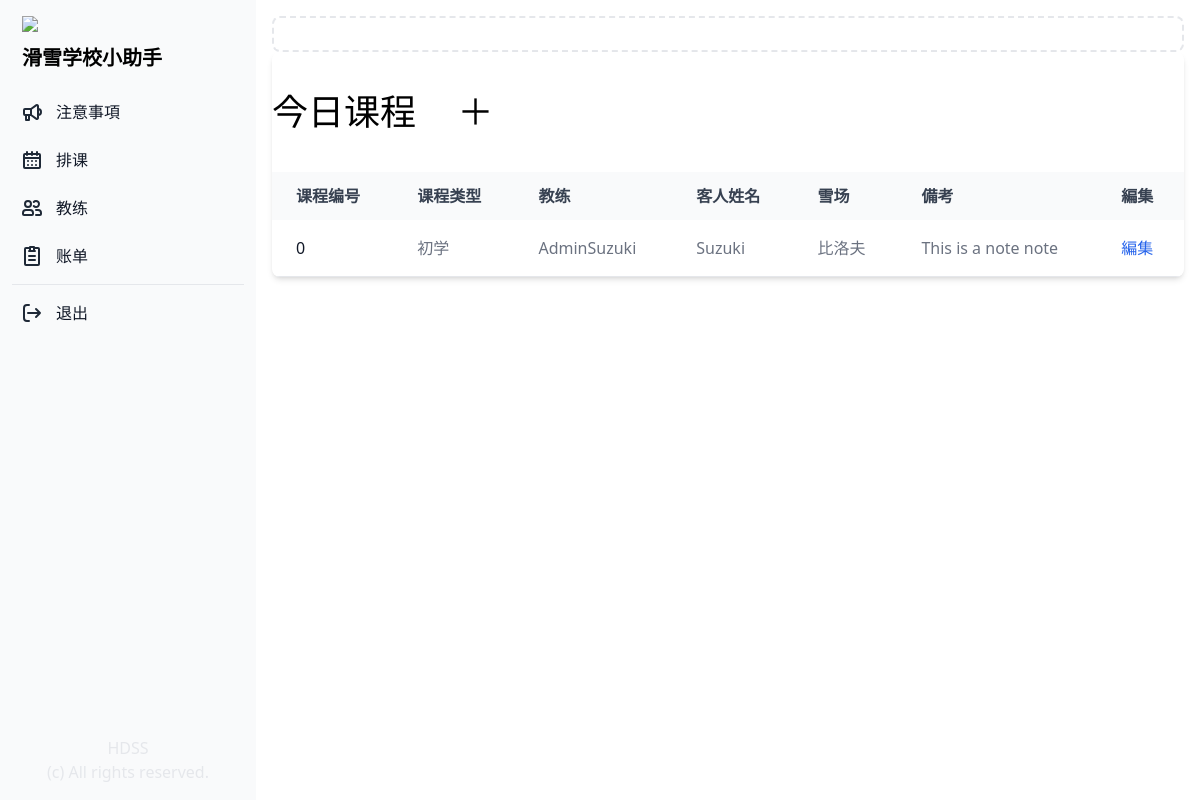
The app's page /schedule/ (signed in) with its own data.
### manager/models.py (models this page shows, shortened)
class Lesson(models.Model):
    PAYMENT_TYPES = (
        ('現金','現金'),
        ('刷卡', '刷卡'),
        ('電子支付', '電子支付'),
        ('未支付', '未支付'),
        )
    PLACE = (
        ('比洛夫', '比洛夫'),
        ('花园', '花园'),
        ('安努', '安努'),
        ('莫伊哇', '莫伊哇'),
        ('留寿都', '留寿都'),
        ('喜乐乐', '喜乐乐'),
        ('其他', '其他'),
    )
    LESSON_TYPE = (
        ('初学', '初学'),
        ('初级', '初级'),
        ('中级', '中级'),
        ('上级', '上级'),
        ('导滑', '导滑'),
    )
    lesson_number = models.IntegerField("课次", blank=False, null=True, default=0)
    instructors = models.ManyToManyField(Profile, related_name="instructors", blank=False)
    client = models.CharField("客人姓名", max_length=255)
    lesson_type = models.CharField("课程类型", max_length=50, choices=LESSON_TYPE, default='初学')
    address = models.CharField("酒店", max_length=255)
    place = models.CharField("雪场", max_length=50, choices=PLACE, default='比洛夫')
    payment_type = models.CharField("付款方式", max_length=50, choices=PAYMENT_TYPES, default='未支付')
    payment_amount = models.DecimalField("付款金額", max_digits=10, decimal_places=2, blank=True, null=True)
    payment_date = models.DateTimeField("付款日", blank=True, null=True)
    note = models.CharField("備考", max_length=255, blank=True, null=True)
    start_date = models.DateTimeField("開始日")
    end_date = models.DateTimeField("終了日")
    start_time = models.TimeField("開始時間", blank=True, null=True)
    end_time = models.TimeField("終了時間", blank=True, null=True)
    finished = models.BooleanField("終了", default=False)
    date_created = models.DateTimeField("作成日", auto_now_add=True)

class Profile(models.Model):
    COLORS = (
        ('#808080', '灰色'),
        ('#ff6961', '赤色'),
        ('#ffb480', '橙色'),
        ('#f8f38d', '黄色'),
        ('#42d6a4', '緑色'),
        ('#08cad1', '水色'),
        ('#59adf6', '青色'),
        ('#9d94ff', '紫色'),
        ('#c780e8', '桃色'),
    )
    TYPE = (
        ('管理', '管理'),
        ('教练', '教练'),
        ('其他', '其他'),
    )
    SKI = (
        ('双板无极', '双板无极'),
        ('双板1级', '双板1级'),
        ('双板2级', '双板2级'),
        ('双板3级', '双板3级'),
        ('双板4级', '双板4级'),
    )
    SNOWBOARD = (
        ('单板无极', '单板无极'),
        ('单板1级', '单板1级'),
        ('单板2级', '单板2级'),
        ('单板3级', '单板3级'),
        ('单板4级', '单板4级'),
    )
    SKI_SYSTEM = (
        ('加拿大', '加拿大'),
        ('新西兰', '新西兰'),
        ('澳洲', '澳洲'),
        ('日本', '日本'),
        ('其他', '其他'),
        ('无', '无'),
    )
    SNOWBOARD_SYSTEM = (
        ('加拿大', '加拿大'),
        ('新西兰', '新西兰'),
        ('澳洲', '澳洲'),
        ('日本', '日本'),
        ('其他', '其他'),
        ('无', '无'),
    )
    user = models.OneToOneField(User, on_delete=models.CASCADE)
    birthday = models.DateField("生年月日", blank=True, null=True)
    color = models.CharField("教练色", max_length=30, choices=COLORS)
    contract_type = models.CharField("职务", max_length=50, choices=TYPE, default='教练')
    fullname = models.CharField("姓名", max_length=20, blank=True)
    phone = models.CharField("電話", max_length=20, blank=True)
    email = models.CharField("邮箱", max_length=50, blank=True)
    wechat = models.CharField("微信", max_length=20, blank=True)
    whatsapp = models.CharField("Whatsapp", max_length=20, blank=True)
    line = models.CharField("LINE", max_length=20, blank=True)
    ski_system = models.CharField("双板体系", max_length=50, choices=SKI_SYSTEM, default='加拿大')
    snowboard_system = models.CharField("单板体系", max_length=50, choices=SNOWBOARD_SYSTEM, default='加拿大')
    ski = models.CharField("级别", max_length=50, choices=SKI, default='双板1级')
    snowboard = models.CharField("级别", max_length=50, choices=SNOWBOARD, default='单板1级')
    accommodation = models.CharField("宿舍", max_length=20, blank=True)
    commission = models.DecimalField("提成", max_digits=10, decimal_places=2, default=0.00)
    note = models.CharField("備考", max_length=500, blank=True)
    is_active = models.BooleanField("現役中", default=True)
    date_created = models.DateTimeField("作成日", auto_now_add=True)
    updated_at = models.DateTimeField("更新日", auto_now=True)
    def __str__(self):
        return f"{self.fullname}"

### manager/views.py (the view)
# urls.py: path('schedule/', views.schedule, name='schedule'),
def schedule(request):
    if request.user.is_authenticated:
        lesson_list = Lesson.objects.all().order_by('-date_created')
        lessons_today = []
        for lesson in lesson_list:
            date = datetime.datetime(now.year, now.month, now.day)
            start_date = datetime.datetime(lesson.start_date.year, lesson.start_date.month, lesson.start_date.day)
            end_date = datetime.datetime(lesson.end_date.year, lesson.end_date.month, lesson.end_date.day)
            if start_date <= date <= end_date:
                lessons_today.append(lesson)
    year = int(now.year)
    month = int(now.month)
    cal = calendar.HTMLCalendar().formatmonth(year, month)
    cal = cal.replace('<td ', '<td width="150" height="150" hover')
    cal = mark_safe(cal)
    if request.user.is_authenticated:
         context = {
            "lesson_list": lesson_list,
            "lessons_today":lessons_today,
            "year": year,
            "month": month,
            "cal": cal,
        }
         return render(request, "schedule.html", context=context)
    else:
        return redirect('login_user')

### manager/templates/schedule.html (shortened to what this page needs)
{% extends "base.html" %}
{% block content %}
<div class="p-4 sm:ml-64">
    {% if request.user.profile.contract_type == "下請け" %}
    {% else %}
    <div class="p-4 border-2 border-gray-200 border-dashed rounded-lg">
    </div>
    {% endif %}
    <div class="relative overflow-x-auto shadow-md sm:rounded-lg">
        <div class="px-auto">
            <h1 class="text-4xl py-10">今日课程
                {% if request.user.profile.contract_type == "下請け" %}
                {% else %}
                <a class="pl-8" href="{% url 'add_lesson' %}">＋</a>
                {% endif %}
            </h1>
        </div>
        <table class="w-full text-normal text-left rtl:text-right text-gray-500 dark:text-gray-400">
            <thead
                class="text-normal text-gray-700 uppercase bg-gray-50 whitespace-nowrap dark:bg-gray-700 dark:text-gray-400">
                <tr>
                    <th scope="col" class="px-6 py-3">
                        课程编号
                    </th>
                    <th scope="col" class="px-6 py-3">
                        课程类型
                    </th>
                    <th scope="col" class="px-6 py-3">
                        教练
                    </th>
                    <th scope="col" class="px-6 py-3">
                        客人姓名
                    </th>
                    <th scope="col" class="px-6 py-3">
                        雪场
                    </th>
                    <th scope="col" class="px-6 py-3">
                        備考
                    </th>
                    <th scope="col" class="px-6 py-3">
                        編集
                    </th>
                </tr>
            </thead>
            <tbody>
                {% if lessons_today %}
                {% for lesson in lessons_today %}
                <tr class="border-b">
                    <th scope="row" class="pl-6 pr-3 py-4 font-medium whitespace-nowrap text-gray-900">
                        <a href="{% url 'lesson_details' lesson.id %}" style="color: {{ lesson.color }};">
                            {{ lesson.lesson_number }}
                        </a>
                    </th>
                    <td class="px-6 py-4 whitespace-nowrap">
                        {{ lesson.lesson_type }}
                    </td>
                    <td class="px-6 py-4 whitespace-nowrap">
                        {{ lesson.instructors.all|join:", " }}
                    </td>
                    <td class="px-6 py-4 whitespace-nowrap">
                        {{ lesson.client }}
                    </td>
                    <td class="px-6 py-4 whitespace-nowrap">
                        {{ lesson.place }}
                    </td>
                    <td class="px-6 py-4 whitespace-nowrap">
                        {{ lesson.note }}
                    </td>
                    <td class="px-6 py-4 whitespace-nowrap">
                        <a href="{% url 'lesson_details' lesson.id %}"
                            class="font-medium text-blue-600 hover:underline">編集</a>
                    </td>
                </tr>
                {% endfor %}
                {% endif %}
            </tbody>
        </table>
    </div>
</div>
{% endblock %}

### records on screen
Lesson: lesson_number "0", lesson_type "初学", instructors.all "AdminSuzuki", client "Suzuki", place "比洛夫", note "This is a note note"
